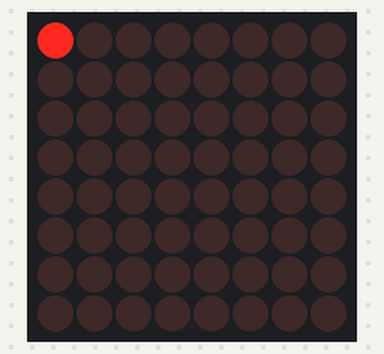
The sketch below on a simulated Arduino Uno, built with avr-gcc and run on an emulated ATmega328P. On the bench: 8×8 LED matrix.

Above: at 0.05 s.
At 1.75 s:
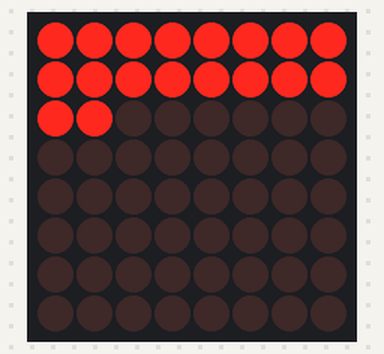
At 3.46 s:
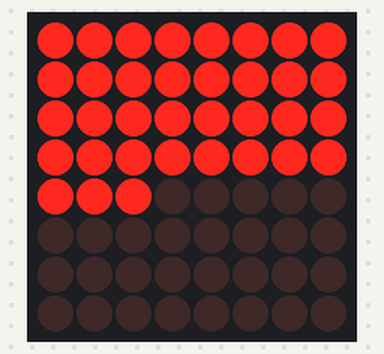
At 6.87 s:
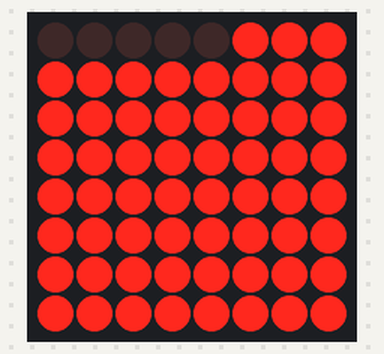
At 10.29 s:
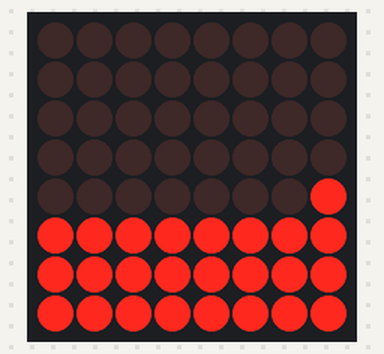
At 13.7 s:
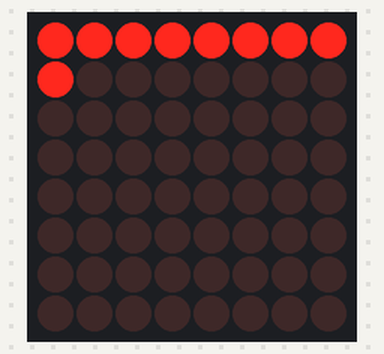

The sketch:

Ejercicio21_Matrix8x8.ino
```cpp
#include <MaxMatrix.h>

int data = 2;
int load = 3;
int clock = 4;
int maxInUse = 1; //Establece el numero de MAX7219 usas
MaxMatrix m(data, load, clock, maxInUse);
boolean flag=true;

void setup()
{
  m.init();
  m.setIntensity(10);
}

void loop()
{
  for(int j=0;j<8;j++){
    for(int i=0;i<8;i++){
      m.setDot(i,j,flag);
      delay(100);
    }
  }
  flag=!flag;
}
```

Measured:
- by itself, everything shown: repeats every 12.8 s, in 128 steps
